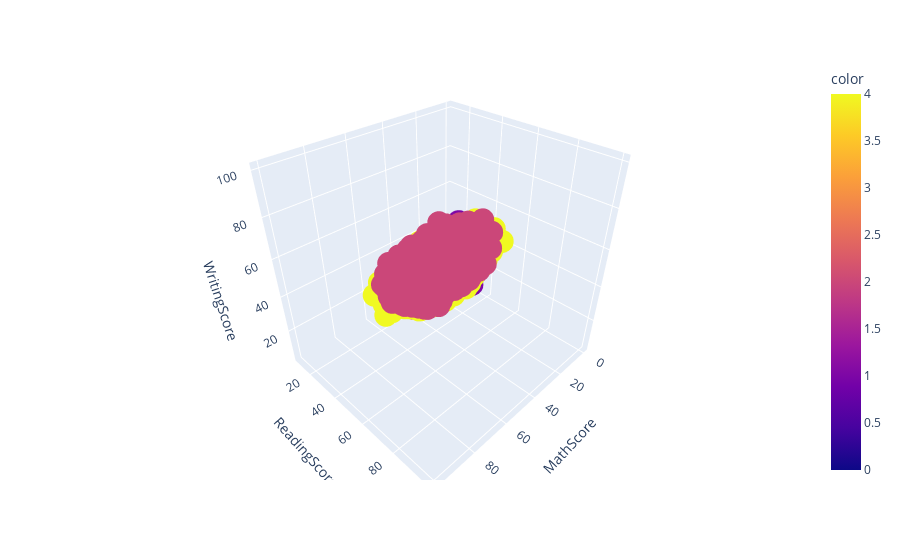

Write notebook code for a chart like this one.
### Code cell
import plotly.express as px

fig = px.scatter_3d(df, x='MathScore', y='ReadingScore', z='WritingScore', color=labels)
fig.show()

### Figure 1 — Plotly figure (JSON) as saved in the notebook; plotly's stock layout.template omitted (floating-point values rounded to 4 significant figures; data arrays with more than 128 entries replaced by an {"elided": "..."} marker saying what was removed)
{"data": [{"hovertemplate": "MathScore=%{x}<br>ReadingScore=%{y}<br>WritingScore=%{z}<br>color=%{marker.color}<extra></extra>", "legendgroup": "", "marker": {"color": {"elided": "19243 int values"}, "coloraxis": "coloraxis", "symbol": "circle"}, "mode": "markers", "name": "", "scene": "scene", "showlegend": false, "type": "scatter3d", "x": {"elided": "19243 int values"}, "y": {"elided": "19243 int values"}, "z": {"elided": "19243 int values"}}], "layout": {"coloraxis": {"colorbar": {"title": {"text": "color"}}, "colorscale": [[0, "#0d0887"], [0.1111, "#46039f"], [0.2222, "#7201a8"], [0.3333, "#9c179e"], [0.4444, "#bd3786"], [0.5556, "#d8576b"], [0.6667, "#ed7953"], [0.7778, "#fb9f3a"], [0.8889, "#fdca26"], [1, "#f0f921"]]}, "legend": {"tracegroupgap": 0}, "margin": {"t": 60}, "scene": {"domain": {"x": [0, 1], "y": [0, 1]}, "xaxis": {"title": {"text": "MathScore"}}, "yaxis": {"title": {"text": "ReadingScore"}}, "zaxis": {"title": {"text": "WritingScore"}}}}}
